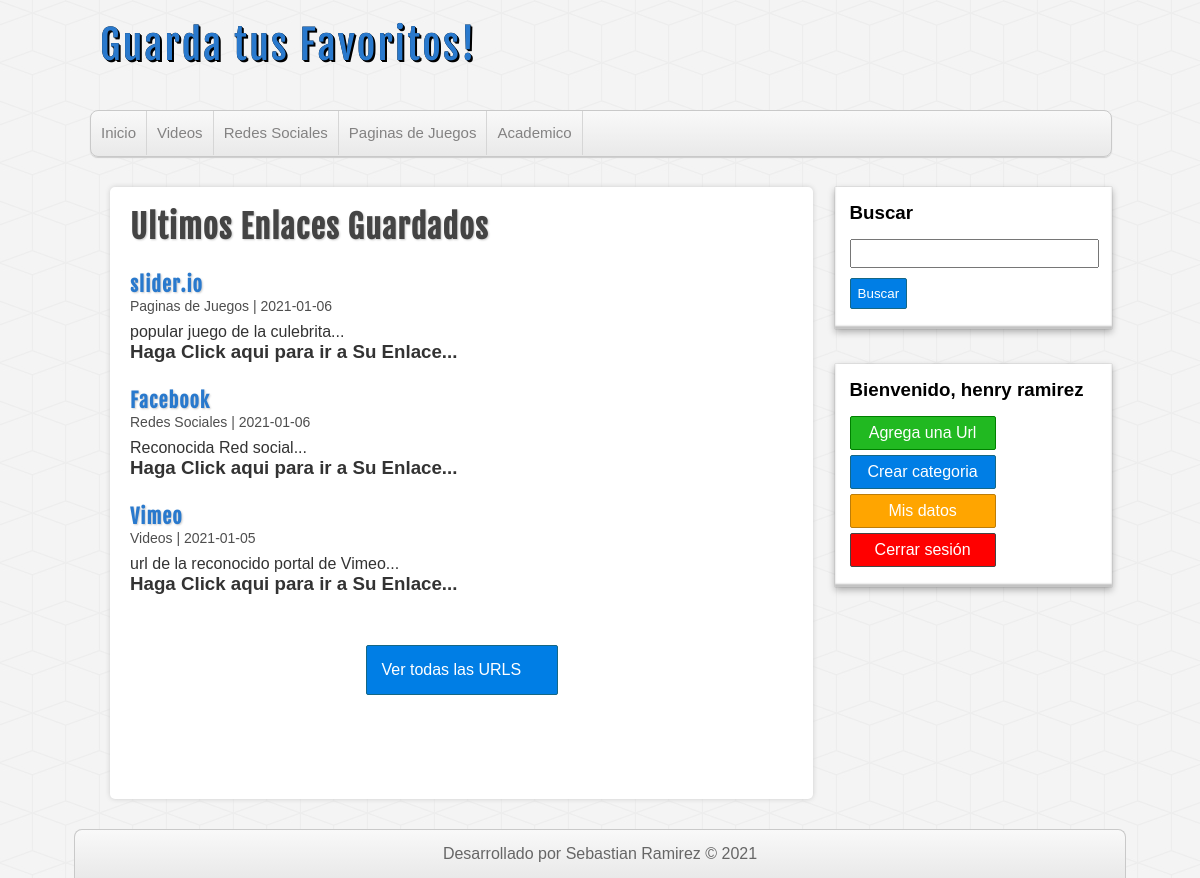
Page /index.php (signed in) on the committed database.
### tables this page shows
CREATE TABLE `categorias` (
  `id` int(11) NOT NULL,
  `nombre` varchar(255) NOT NULL
);

CREATE TABLE `favoritos` (
  `id` int(11) NOT NULL,
  `usuario_id` int(11) NOT NULL,
  `categoria_id` int(11) NOT NULL,
  `titulo` varchar(255) NOT NULL,
  `descripcion` mediumtext NOT NULL,
  `url` varchar(255) NOT NULL,
  `fecha` date DEFAULT NULL
);

### models/helpers/helpers.php (called while the page is built, shortened)
<?php
function conseguirCategorias($conexion)
{
    $sql = "SELECT * FROM categorias ORDER BY id ASC;";
    $categorias = mysqli_query($conexion, $sql);
    $resultado = array();
    if ($categorias && mysqli_num_rows($categorias) >= 1) {
        $resultado = $categorias;
    }
    return $resultado;
}
function conseguirUrls($conexion, $limit = null, $categoria = null, $busqueda = null)
{
    $sql = "SELECT f.*, c.nombre AS 'categoria' FROM favoritos f " .
        "INNER JOIN categorias c ON f.categoria_id = c.id ";
    $sql .= "ORDER BY f.id DESC ";
    if ($limit) {
        $sql .= "LIMIT 4";
    }
    $urls = mysqli_query($conexion, $sql);
    return $urls;
}

### index.php (the view)
<?php include_once './views/layout/header.php'; ?>
<?php include_once './views/layout/lateral.php'; ?>
<?php if (isset($_SESSION['usuario'])) : ?>
    <div id="principal">
        <h1>Ultimos Enlaces Guardados</h1>
        <?php
        $urls = conseguirUrls($db, true);
        if (!empty($urls)) :
            while ($url = mysqli_fetch_assoc($urls)) :
        ?>
                <article class="entrada">
                    <a href="http://localhost/favoritos/views/urls/detalle-enlace.php?id=<?= $url['id'] ?>">
                        <h2><?= $url['titulo'] ?></h2>
                        <span class="fecha"><?= $url['categoria'] . ' | ' . $url['fecha'] . ''  ?></span>
                        <p>
                            <?= substr($url['descripcion'], 0, 180) . "..." ?>
                        </p>
                        <a href="<?= $url['url'] ?>">
                            <h3>Haga Click aqui para ir a Su Enlace...</h3>
                        </a>
                    </a>
                </article>
        <?php
            endwhile;
        endif;
        ?>
        <div id="ver-todas">
            <a href="./views/urls/listar-favoritos.php">Ver todas las URLS</a>
        </div>
    <?php endif; ?>
    </div>
    <?php require_once './views/layout/footer.php' ?>

### views/layout/header.php (shortened to what this page needs)
<?php include_once 'C:\Desarollo_Xampp\htdocs\favoritos\models\helpers\helpers.php'; ?>
<?php include_once 'C:\Desarollo_Xampp\htdocs\favoritos\config\conexion.php'; ?>
<!DOCTYPE html>
<html lang="es">
<link rel="stylesheet" type="text/css" href="http://localhost/favoritos/assets/css/style.css">
<head>
</head>
<body>
    <header id="cabecera">
        <div id="logo">
            <a href="./index.php">
                Guarda tus Favoritos!
            </a>
        </div>
        <nav id="menu">
            <ul>
                <li>
                    <a href="http://localhost/favoritos/index.php">Inicio</a>
                </li>
                <?php if (isset($_SESSION['usuario'])) : ?>
                    <?php
                    $categorias = conseguirCategorias($db);
                    if (!empty($categorias)) :
                        while ($categoria = mysqli_fetch_assoc($categorias)) :
                    ?>
                            <li>
                                <a href="http://localhost/favoritos/views/categorias/listar-por-categoria.php?id=<?= $categoria['id'] ?>">
                                    <?= $categoria['nombre'] ?></a>
                            </li>
                    <?php
                        endwhile;
                    endif;
                    ?>
                <?php endif; ?>
            </ul>
        </nav>
    </header>
    <div id="contenedor">

### views/layout/lateral.php (shortened to what this page needs)
<aside id="sidebar">
    <?php if (isset($_SESSION['usuario'])) : ?>
        <div id="buscador" class="bloque">
            <h3>Buscar</h3>
            <form action="http://localhost/favoritos/controlador/buscador/buscador.php" method="POST">
                <input type="text" name="busqueda" />
                <input type="submit" value="Buscar" />
            </form>
        </div>
    <?php endif; ?>
    <?php if (isset($_SESSION['usuario'])) : ?>
        <div id="usuario-logueado" class="bloque">
            <h3>Bienvenido, <?= $_SESSION['usuario']['nombre'] . ' ' . $_SESSION['usuario']['apellido']; ?></h3>
            <a href="http://localhost/favoritos/views/urls/agregar-urls.php" class="boton boton-verde">Agrega una Url</a>
            <a href="http://localhost/favoritos/views/categorias/crear-categoria.php" class="boton">Crear categoria</a>
            <a href="http://localhost/favoritos/views/usuario/mis-datos.php" class="boton boton-naranja">Mis datos</a>
            <a href="http://localhost/favoritos/controlador/usuario/cerrar.php" class="boton boton-rojo">Cerrar sesión</a>
        </div>
    <?php endif; ?>
</aside>

### views/layout/footer.php (shortened to what this page needs)
</div>
<footer id="pie">Desarrollado por Sebastian Ramirez &copy; <?php echo "20" . date('y'); ?></footer>
</body>
</html>

### assets/css/style.css (style rules this page uses)
* { margin: 0px; padding: 0px; font-family: sans-serif, Helvetica, Arial; text-decoration: none; }
body { background: url(../img/cubes.png) #f4f4f4; }
.fecha { color: #4e4e4e; margin-top: 5px; font-size: 14px; }
#cabecera { width: 85%; height: auto; background: transparent; margin: 0px auto; }
#logo { float: left; width: 540px; height: 110px; }
#logo a { font-family: "fajala", Helvetica; font-size: 40px; letter-spacing: 2px; color: #2979cd; text-shadow: 0px 0px 0px black, 1px 1px 0px black, 2px 2px 0px black; transition: all 500ms; line-height: 90px; margin-left: 10px; }
#menu { clear: both; width: 100%; height: 45px; background: linear-gradient(to bottom, #f9f9f9 0px, #e9e9e9 100%); border: 1px solid #c9c9c9; border-radius: 8px; box-shadow: 0px 1px 1px #ccc; overflow: hidden; }
#menu ul { list-style: none; }
#menu ul li { float: left; line-height: 44px; border-right: 1px solid #d6d6d6; }
#menu ul li a { display: block; padding-left: 10px; padding-right: 10px; font-size: 15px; color: #838282; }
#contenedor { width: 85%; height: auto; margin: 0px auto; margin-top: 30px; margin-bottom: 30px; }
#sidebar { float: right; width: 27%; height: auto; }
.bloque { display: block; width: 90%; margin: 0px auto; margin-bottom: 35px; background: white; padding: 15px; box-shadow: 0px 0px 1px rgba(0, 0, 0, 0.3), 0px 3px 7px rgba(0, 0, 0, 0.3), 0px 0px 1px #ffffff inset, 0px -3px 2px rgba(0, 0, 0, 0.25) inset; }
.bloque h3 { margin-bottom: 15px; }
label, input[type="text"], input[type="email"], input[type="password"] { display: block; width: 95%; margin-top: 2px; margin-bottom: 2px; }
input[type="text"], input[type="email"], input[type="password"] { padding: 5px; margin-bottom: 10px; }
input[type="button"], input[type="submit"], .boton { margin-top: 5px; margin-bottom: 5px; display: block; border-radius: 2px; color: white; background: #007ee5; border: 1px solid #156785; cursor: pointer; padding: 7px; }
.boton { color: white !important; text-align: center; width: 130px; }
.boton-naranja { background: orange; border-color: #bd7d08; }
.boton-verde { background: #21b921; border-color: green; }
.boton-rojo { background: red; border-color: #444; }
#principal { float: left; width: 65%; min-height: 572px; background: white; border-radius: 5px; box-shadow: 0px 0px 5px #ccc; margin-left: 20px; padding: 20px; overflow: hidden; }
#principal a { color: #333; }
#principal h1 { font-size: 32px; color: #444; letter-spacing: 1px; text-shadow: 1px 1px 2px #ccc; font-family: "fajala"; }
#principal h2 { font-size: 20px; color: #2979cd; text-shadow: 1px 1px 2px #ccc; letter-spacing: 1px; font-family: "fajala"; margin-top: 25px; }
#principal p { margin-top: 8px; }
#ver-todas a { display: block; border-radius: 2px; padding: 15px; color: white; background: #007ee5; border: 1px solid #156785; cursor: pointer; width: 160px; margin: 0px auto; margin-top: 50px; }
#pie { clear: both; width: 85%; margin: 0px auto; background: linear-gradient(to bottom, #f9f9f9 0px, #e9e9e9 100%); border: 1px solid #c9c9c9; border-bottom: none; border-radius: 8px 8px 0px 0px; color: #666; height: auto; padding: 15px; text-align: center; }

### rows in the picture
categorias: nombre "Videos"
categorias: nombre "Redes Sociales"
categorias: nombre "Paginas de Juegos"
categorias: nombre "Academico"
favoritos: titulo "slider.io", categoria.nombre "Paginas de Juegos", fecha "2021-01-06", descripcion "popular juego de la culebrita"
favoritos: titulo "Facebook", categoria.nombre "Redes Sociales", fecha "2021-01-06", descripcion "Reconocida Red social"
favoritos: titulo "Vimeo", categoria.nombre "Videos", fecha "2021-01-05", descripcion "url de la reconocido portal de Vimeo"

### other values in the picture
$_SESSION['usuario']['nombre'] "henry"
$_SESSION['usuario']['apellido'] "ramirez"
